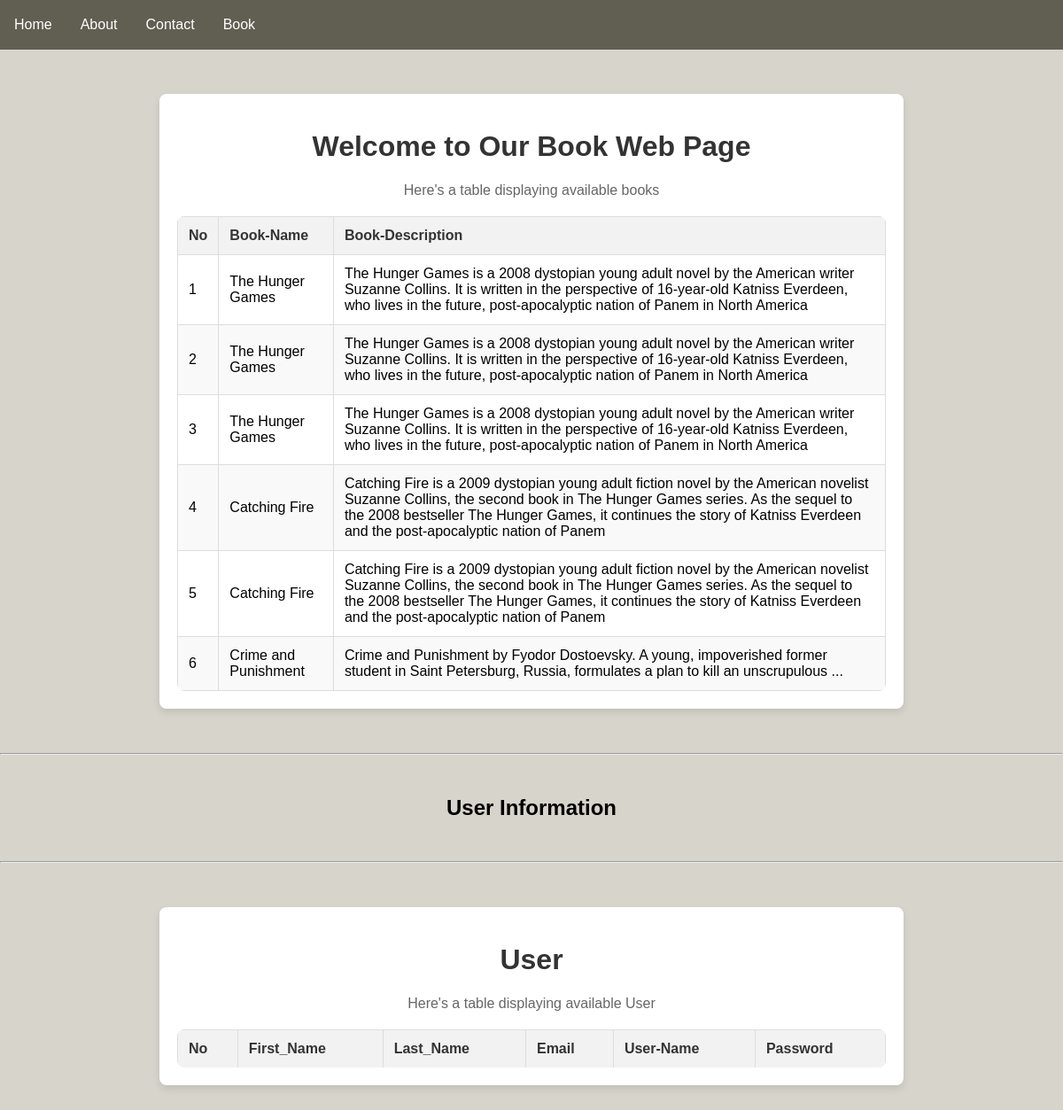
The app's page /, older data.
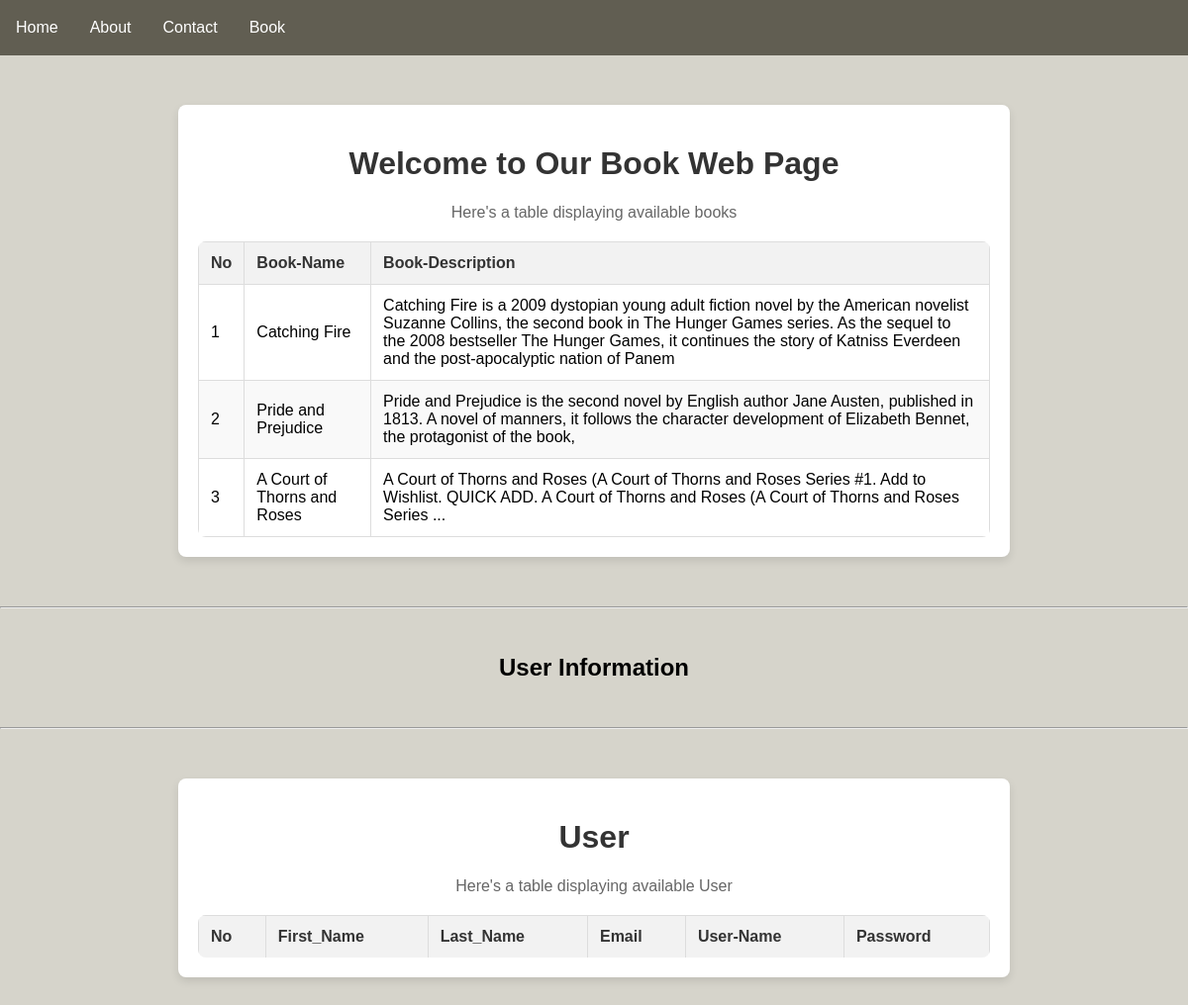
The same page, newer data.
### book/models.py (models this page shows)
class Book(models.Model):
    user = models.ForeignKey(User , on_delete=models.SET_NULL , null=True , blank= True)
    book_title = models.CharField(max_length=200)
    book_description = models.TextField()
    book_image=models.ImageField(upload_to="book_images")
    book_view_count = models.IntegerField(default=1)

### home/views.py (the view)
# urls.py: 2. Add a URL to urlpatterns:  path('', views.home, name='home')
def home(request):
    q1=Book.objects.all()
    users = User.objects.all()
    print (q1)
    print (users)
    return render(request,"index.html", context={'page':'welocome', 'book':q1,'user':users})

### home/templates/index.html (shortened to what this page needs)
{% extends "base.html" %}
{% block nev %}
</head>
<body>
<div class="container">
    <h1>Welcome to Our Book Web Page</h1>
    <p>Here's a table displaying available books </p>
    <table>
        <thead>
            <tr>
                <th>No</th>
                <th>Book-Name</th>
                <th>Book-Description</th>
            </tr>
        </thead>
        <tbody>
            {% if book %}
            {% for books in book %}
            <tr>
                <td>{{ forloop.counter }}</td>
                <td>{{ books.book_title }}</td>
                <td>{{ books.book_description }}</td>
            </tr>
            {% endfor %}
            {% endif %}
        </tbody>
    </table>
</div>
    <hr>
    <br>
    <h2 align="center">User Information</h2>
    <br>
    <hr>
<div class="container">
    <table>
        <h1>User</h1>
        <p>Here's a table displaying available User</p>
        <thead>
            <th>No</th>
            <th>First_Name</th>
            <th>Last_Name</th>
            <th>Email</th>
            <th>User-Name</th>
            <th>Password</th>
    </table>
</div>
</body>
</html>
{% endblock nev %}

Row changes from the older to the newer data that the page shows:
removed Book: book_title "The Hunger Games", book_description "The Hunger Games is a 2008 dystopian young adult novel by the American writer Suzanne Collins. It is written in the perspective of 16-year-old Katniss Everdeen, who lives in the future, post-apocalyptic nation of Panem in North America"
removed Book: book_title "The Hunger Games", book_description "The Hunger Games is a 2008 dystopian young adult novel by the American writer Suzanne Collins. It is written in the perspective of 16-year-old Katniss Everdeen, who lives in the future, post-apocalyptic nation of Panem in North America"
removed Book: book_title "The Hunger Games", book_description "The Hunger Games is a 2008 dystopian young adult novel by the American writer Suzanne Collins. It is written in the perspective of 16-year-old Katniss Everdeen, who lives in the future, post-apocalyptic nation of Panem in North America"
removed Book: book_title "Catching Fire", book_description "Catching Fire is a 2009 dystopian young adult fiction novel by the American novelist Suzanne Collins, the second book in The Hunger Games series. As the sequel to the 2008 bestseller The Hunger Games, it continues the story of Katniss Everdeen and the post-apocalyptic nation of Panem"
removed Book: book_title "Crime and Punishment", book_description "Crime and Punishment by Fyodor Dostoevsky. A young, impoverished former student in Saint Petersburg, Russia, formulates a plan to kill an unscrupulous ..."
added Book: book_title "Pride and Prejudice", book_description "Pride and Prejudice is the second novel by English author Jane Austen, published in 1813. A novel of manners, it follows the character development of Elizabeth Bennet, the protagonist of the book,"
added Book: book_title "A Court of Thorns and Roses", book_description "A Court of Thorns and Roses (A Court of Thorns and Roses Series #1. Add to Wishlist. QUICK ADD. A Court of Thorns and Roses (A Court of Thorns and Roses Series ..."
